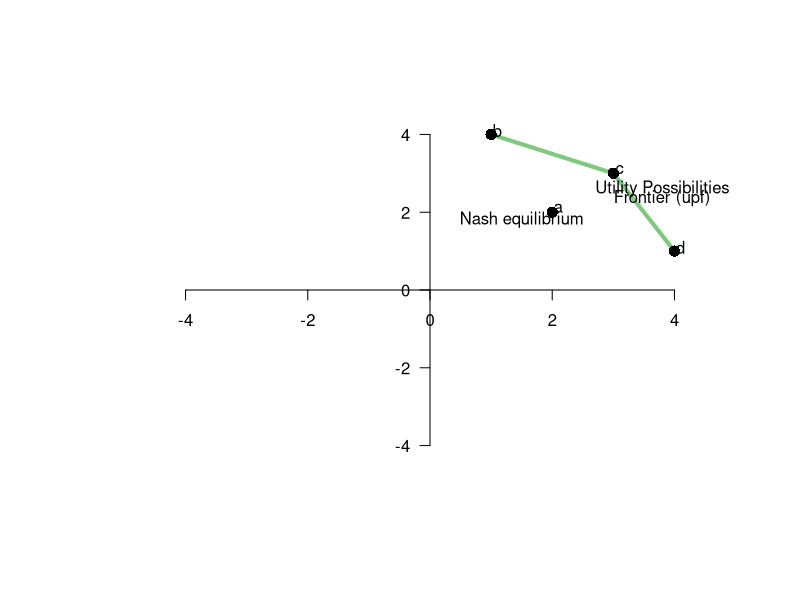

Here is the R script that generated this plot:
require(ggplot2)
require(shape)
pdf(file = "society_fig1.pdf", width = 9, height = 7)

#Set parameters for graphics
axislabelsize <- 1.5
par(mar =  c(5, 5, 4, 2))
xlims <- c(-5, 5)
ylims <- c(-5, 5)

#Plot command 
plot(0, 0, xlim = xlims, ylim = ylims, type = "n",
     xlab = expression(paste("")),
     ylab = expression(paste("")),
     xaxt = "n", yaxt = "n", cex.lab = axislabelsize, bty = "n")


#Customize ticks and labels for the plot
axis(1, pos = 0)
axis(2, pos = 0, las = 1)

#Lines for the coordinates of the Nash equilbrium
segments(1, 4, 3, 3, lty = 1, col = "#7fc97f", lwd = 4)
segments(3, 3, 4, 1, lty = 1, col = "#7fc97f", lwd = 4)

#Add points a, b, c and c
points(1, 4, pch = 16, col = "black", cex = 1.5)
text(1.1, 4.1, expression(paste("b")))
points(3, 3, pch = 16, col = "black", cex = 1.5)
text(3.1, 3.1, expression(paste("c")))
points(4, 1, pch = 16, col = "black", cex = 1.5)
text(4.1, 1.1, expression(paste("d")))
points(2, 2, pch = 16, col = "black", cex = 1.5)
text(2.1, 2.1, expression(paste("a")))
text(1.5, 1.8, expression(paste("Nash equilibrium")))

#Label utility possibilities frontier
text(3.8, 2.6, expression(paste("Utility Possibilities")))
text(3.8, 2.35, expression(paste("Frontier (upf)")))


dev.off()
